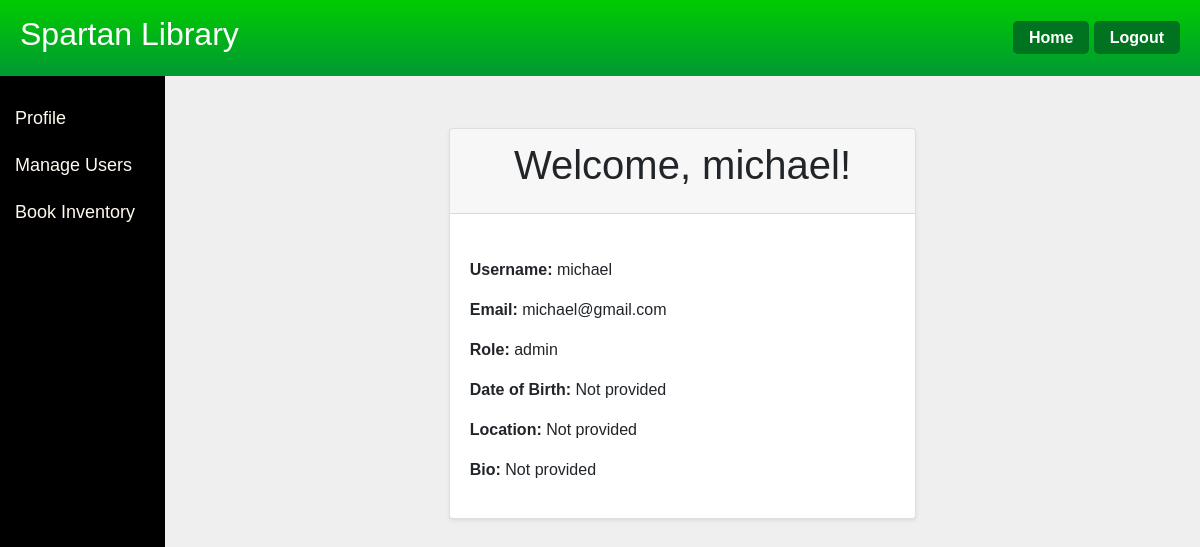
/user_profile/1 (signed in), run on an earlier commit of the app's database.
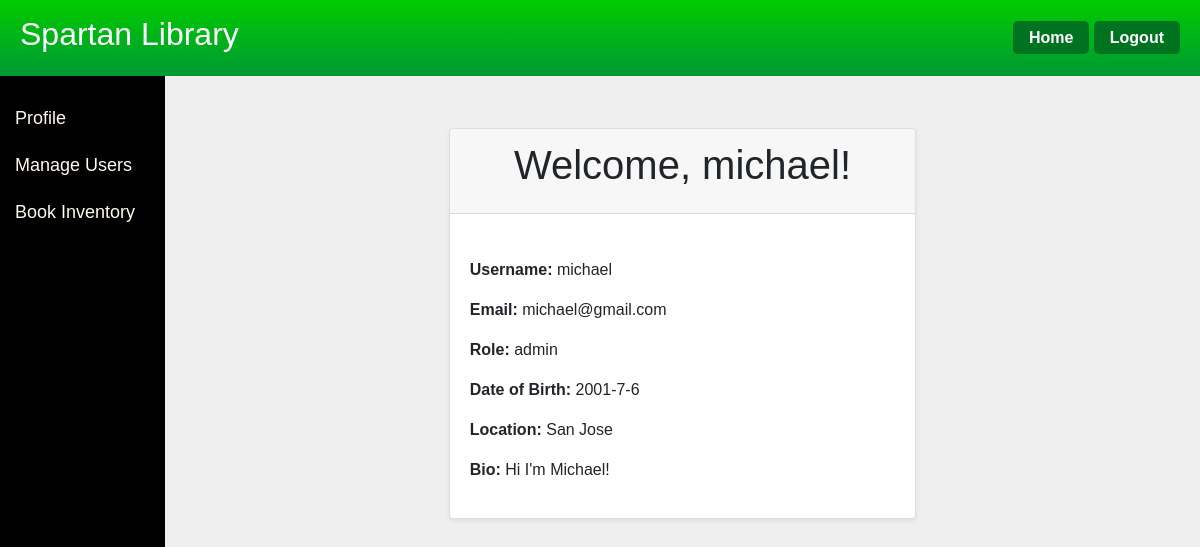
And on a later commit of the database.
### app/models.py (models this page shows, shortened)
class User(db.Model, UserMixin):
    id = db.Column(db.Integer, primary_key = True)
    first = db.Column(db.String)
    last = db.Column(db.String)
    email = db.Column(db.String(32), unique=True)
    username = db.Column(db.String, unique=True)
    password = db.Column(db.String(200))
    role = db.Column(db.String(10))
    bio = db.Column(db.String)
    dob = db.Column(db.String)
    location = db.Column(db.String)
    books_checked_out = db.relationship('Book', secondary=user_books, backref=db.backref('checked_out_by', lazy='dynamic'))

### app/routes.py (the view)
@main.route('/user_profile/<int:user_id>')
@login_required
def user_profile(user_id):
    user = User.query.get_or_404(user_id)
    checked_out_books = []
    if user.role == 'student':
        checked_out_books = user.books_checked_out
    return render_template('user_profile.html', user=user, checked_out_books=checked_out_books, role=current_user.role)

### app/models.py (called while the page is built)
@login.user_loader
def load_user(id):
    return User.query.get(int(id))

### app/templates/user_profile.html (shortened to what this page needs)
{% extends "home.html" %}
{% block mycontent %}
<div class="container mt-5">
    <div class="row justify-content-center">
        <div class="col-md-6">
            <div class="card shadow-sm">
                <div class="card-header">
                    <h1 class="card-title text-center">Welcome, {{ user.username }}!</h1>
                </div>
                <div class="card-body">
                    <div class="mt-4">
                        <p><strong>Username:</strong> {{ user.username }}</p>
                        <p><strong>Email:</strong> {{ user.email }}</p>
                        <p><strong>Role:</strong> {{ user.role }}</p>
                        <p><strong>Date of Birth:</strong> {{ user.dob or "Not provided" }}</p>
                        <p><strong>Location:</strong> {{ user.location or "Not provided" }}</p>
                        <p><strong>Bio:</strong> {{ user.bio or "Not provided" }}</p>
                    </div>
                </div>
            </div>
        </div>
    </div>
</div>
{% endblock %}

What changed in the data, as far as the page shows it:
changed User "michael": dob "Not provided" → "2001-7-6"; location "Not provided" → "San Jose"; bio "Not provided" → "Hi I'm Michael!"
